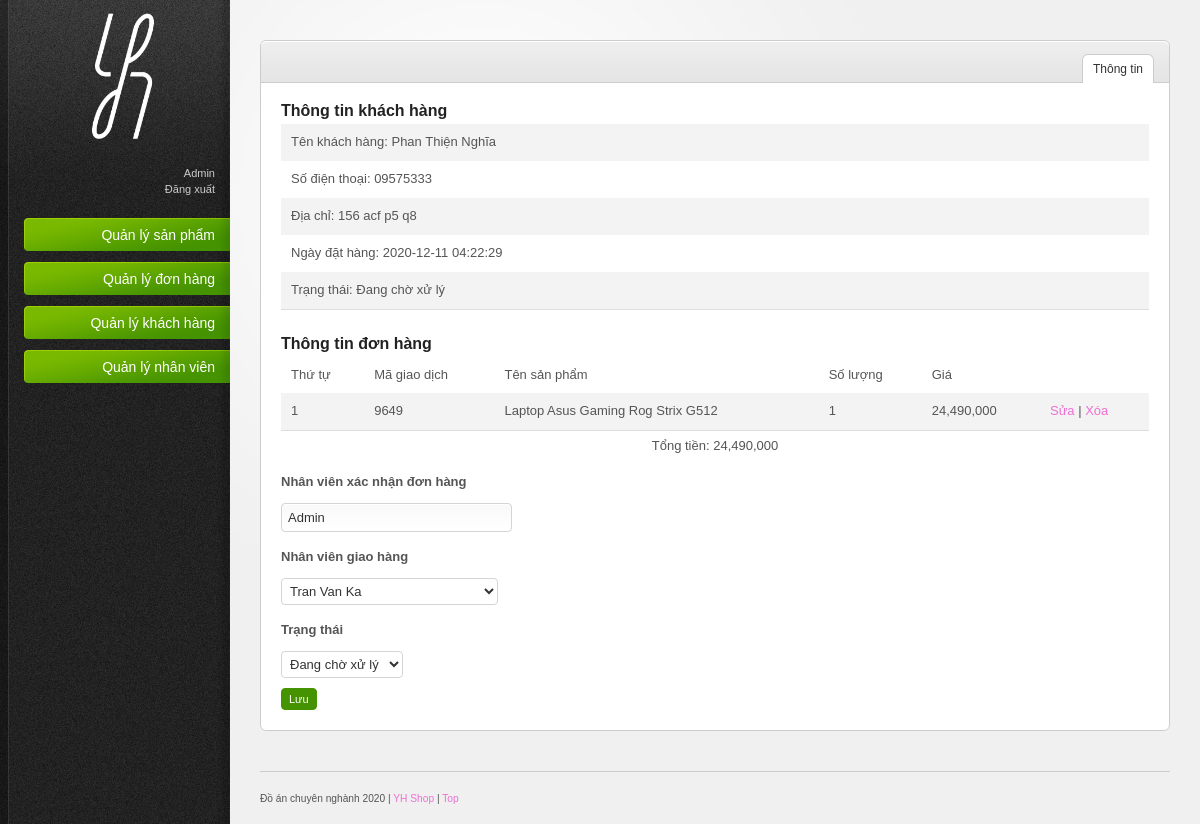
Screenshot of /DoAn/admin/xulydonhang.php?ma=9649 (signed in) with the database file from the repository.
### tables this page shows
CREATE TABLE IF NOT EXISTS `donhang` (
  `madonhang` int(10) NOT NULL AUTO_INCREMENT,
  `masp` int(10) NOT NULL,
  `makh` int(10) NOT NULL,
  `soluong` int(11) NOT NULL,
  `gia` int(10) NOT NULL,
  `ma` varchar(50) NOT NULL,
  `ngaydat` timestamp NOT NULL,
  `ngaygiao` datetime DEFAULT NULL,
  `trangthai` int(11) NOT NULL DEFAULT '0',
  `manv` int(11) DEFAULT NULL,
  `manvgh` int(10) DEFAULT NULL,
  PRIMARY KEY (`madonhang`),
  KEY `makh` (`makh`),
  KEY `masp` (`masp`),
  KEY `maquyen` (`manv`),
  KEY `manvgh` (`manvgh`),
  KEY `trangthai` (`trangthai`)
);

CREATE TABLE IF NOT EXISTS `khachhang` (
  `makh` int(10) NOT NULL AUTO_INCREMENT,
  `tenkh` varchar(50) NOT NULL,
  `email` varchar(50) NOT NULL,
  `matkhau` varchar(20) NOT NULL,
  `sodienthoai` varchar(20) NOT NULL,
  `diachi` varchar(100) NOT NULL,
  PRIMARY KEY (`makh`),
  UNIQUE KEY `email` (`email`)
);

CREATE TABLE IF NOT EXISTS `sanpham` (
  `masp` int(10) NOT NULL AUTO_INCREMENT,
  `tensp` varchar(250) NOT NULL,
  `gia` int(10) NOT NULL,
  `hinh` varchar(50) DEFAULT NULL,
  `mansx` varchar(5) DEFAULT NULL,
  `maloai` varchar(5) DEFAULT NULL,
  PRIMARY KEY (`masp`),
  KEY `maloai` (`maloai`),
  KEY `mansx` (`mansx`)
);

### DoAn/admin/subpage/f_xl_donhang.php (the view, shortened to what this page needs)
<?php
include ('connect.php');
$ma = $_GET["ma"];
$dh = "SELECT * FROM donhang, khachhang, sanpham WHERE donhang.masp=sanpham.masp AND khachhang.makh=donhang.makh AND donhang.ma='$ma' ";
$donhang = $obj->query($dh);
$data = $donhang->fetch();
$manvgh = $data['manvgh'];
$trangthai = $data['trangthai'];
?>
<h4>Thông tin khách hàng</h4>
<table>
	<tr>
		<td>Tên khách hàng: <?php echo($data['tenkh']); ?></td>
	</tr>
	<tr>
		<td>Số điện thoại: <?php echo($data['sodienthoai']); ?></td>
	</tr>
	<tr>
		<td>Địa chỉ: <?php echo($data['diachi']); ?></td>
	</tr>
	<tr>
		<td>Ngày đặt hàng: <?php echo($data['ngaydat']); ?></td>
	</tr>
	<tr>
		<td>Trạng thái:
			<?php
				if($data['trangthai']==0){
					echo 'Đang chờ xử lý';
				}elseif($data['trangthai']==1){
					echo 'Đã duyệt';
				}elseif($data['trangthai']==2){
					echo 'Đang giao hàng';
				}elseif($data['trangthai']==3){
					echo 'Hoàn thành';
				}else{
					echo 'Đã hủy';
				}
			?>
		</td>
	</tr>
</table>
<br>
<br>
<h4>Thông tin đơn hàng</h4>
<table>
	<tr>
		<th>Thứ tự</th>
		<th>Mã giao dịch</th>
		<th>Tên sản phẩm</th>
		<th>Số lượng</th>
		<th>Giá</th>
	</tr>
	<?php
	$i = 0;
	$tongtien=0;
	$dsdh = $obj->query("SELECT * from donhang, sanpham where donhang.masp=sanpham.masp and donhang.ma='$ma'");
	$data = $dsdh->fetchAll();
	foreach ($data as $key => $value) {
		$thanhtien=$value['soluong']*$value['gia'];
		$tongtien+=$thanhtien;
		$i++;
	?>
	<tr>
		<th><?php echo $i; ?></th>
		<th><?php echo $value  ['ma']; ?></th>
		<th><?php echo $value['tensp']; ?></th>
		<th><?php echo $value['soluong']; ?></th>
		<th><?php echo number_format($value['gia']); ?></th>
		<th><a href="suadonhang.php?madonhang=<?php echo($value['madonhang']) ?>">Sửa</a> |
		<a onclick="return window.confirm('Bạn muốn xóa không');" href="xl_xoa_dh.php?madonhang=<?php echo($value['madonhang']) ?>"> Xóa</a>
	</th>
</tr>
<?php
}
?>
</table>
<p class="right">Tổng tiền: <?php echo number_format($tongtien)?></p>
<fieldset>
<form action="xl_luu_donhang.php?ma=<?php echo $ma ?>" method="post">
	<p>
		<label>Nhân viên xác nhận đơn hàng</label>
		<input readonly class="text-input small-input" id="small-input" type="text" value="<?php echo($_SESSION['admin']);?>">
	</p>
	<p>
		<label>Nhân viên giao hàng</label>
		<?php
		$gh = $obj->query("SELECT * from admin where maquyen = 3");
		?>
		<select name="giaohang" class="small-input">
			<?php
			$data = $gh->fetchAll();
			foreach ($data as $key => $value) {
			if($manvgh == $value['manv']){
			?>
			<option selected value="<?php echo $value['manv'] ?>"><?php echo $value['tennv'] ?></option>
			<?php
				}else{
			?>
			<option value="<?php echo $value['manv'] ?>"><?php echo $value['tennv'] ?></option>
			<?php
			}
			}
			?>
		</select>
	</p>
	<p>
		<label>Trạng thái</label>
		<?php
		$tt = $obj->query("SELECT * from trangthai");
		?>
		<select name="trangthai">
			<?php
			$data = $tt->fetchAll();
			foreach ($data as $key => $value) {
			if($trangthai == $value['trangthai']){
			?>
			<option selected value="<?php echo $value['trangthai'] ?>"><?php echo $value['tentt'] ?></option>
			<?php
				}else{
			?>
			<option value="<?php echo $value['trangthai'] ?>"><?php echo $value['tentt'] ?></option>
			<?php
			}
			}
			?>
		</select>
	</p>
	<input class="button" name="donhang" type="submit" value="Lưu">
</form>
</fieldset>

### DoAn/admin/resources/css/style.css (style rules this page uses)
html { font-size: 100%; height: 100%; margin-bottom: 1px; }
body { font-family: Arial, Helvetica, sans-serif; color: #555; background: #f0f0f0 url('../images/bg-body.gif') top left repeat-y; font-size: 12px; }
h1, h2, h3, h4, h5, h6 { font-family: Helvetica, Arial, sans-serif; color: #222; font-weight: bold; }
h4 { font-size: 16px; padding: 0 0 5px 0; }
a { color: #ec70d3; text-decoration: none; }
p { padding: 5px 0 10px 0; line-height: 1.6em; }
.button { font-family: Verdana, Arial, sans-serif; display: inline-block; background: #459300 url('../images/bg-button-green.gif') top left repeat-x !important; border: 1px solid #459300 !important; padding: 4px 7px 4px 7px !important; color: #fff !important; font-size: 11px !important; cursor: pointer; }
#main-content table { width: 100%; border-collapse: collapse; }
#main-content tbody tr { background: #fff; }
#main-content tbody tr.alt-row { background: #f3f3f3; }
#main-content table td, #main-content table th { padding: 10px; line-height: 1.3em; }
form label { display: block; padding: 0 0 10px; font-weight: bold; text-align: left; }
form input.text-input, form select, form textarea, form .wysiwyg { padding: 6px; font-size: 13px; background: #fff url('../images/bg-form-field.gif') top left repeat-x; border: 1px solid #d5d5d5; color: #333; }
form .small-input { width: 25% !important; }
form select { padding: 4px; background: #fff; }
.right { text-align: center; }

### DoAn/admin/resources/css/invalid.css (style rules this page uses)
.button, #main-content table tfoot td .bulk-actions select, .pagination a.number, form input.text-input, form textarea, form .wysiwyg, form select, .dp-popup { -moz-border-radius: 4px; -webkit-border-radius: 4px; border-radius: 4px; }

### rows the page displays
donhang: makh.tenkh "Phan Thiện Nghĩa", makh.sodienthoai "09575333", makh.diachi "156 acf p5 q8", ngaydat "2020-12-11 04:22:29", ma "9649", masp.tensp "Laptop Asus Gaming Rog Strix G512", soluong "1", masp.gia "24,490,000"

### other values shown
$_SESSION['admin'] "Admin"
$tongtien "24,490,000"
form field giaohang "Tran Van Ka"
form field trangthai "Đang chờ xử lý"
